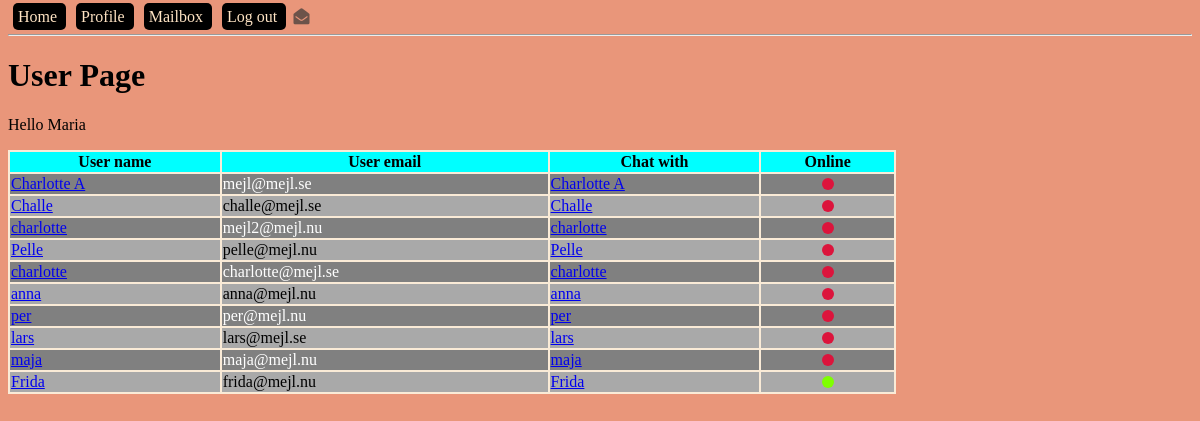
Page /profile (signed in) on the committed database.
### models.py (models this page shows, shortened)
class User(db.Model):
    id = db.Column(db.Integer, primary_key=True, autoincrement=True)
    name = db.Column(db.String(150))
    email = db.Column(db.String(150), unique=True) # Vill inte ha två användare med samma epost
    password = db.Column(db.String(100))
    admin = db.Column(db.BOOLEAN, default=False)
    online = db.Column(db.BOOLEAN, default=False)
    sent_messages = db.relationship('Message', backref='sender', lazy=True)
    recv_messages = db.relationship('Message', secondary=message_recv, lazy='subquery',
                                    backref=db.backref('receivers', lazy=True))

### blueprints/user/__init__.py (the view)
@bp_user.get('/profile')
@login_required # Begränsar åtkomst till profilen om man inte är inloggad
def user_get():
    users = get_all_but_current_user()
    return render_template("user.html", users=users)

### app.py (called while the page is built)
def create_app():
    app = Flask(__name__)
    app.config['SECRET_KEY'] = '123secret'
    app.config['SQLALCHEMY_TRACK_MODIFICATIONS'] = False
    app.config['SQLALCHEMY_DATABASE_URI'] = 'sqlite:///db.sqlite'
    db.init_app(app)
    login_manager = LoginManager()
    login_manager.init_app(app)
    @login_manager.user_loader
    def load_user(user_id):
        from models import User
        return User.query.filter_by(id=user_id).first()
    from blueprints.open import bp_open
    app.register_blueprint(bp_open)
    from blueprints.user import bp_user
    app.register_blueprint(bp_user)
    from blueprints.api import bp_api
    app.register_blueprint(bp_api, url_prefix='/api/v1.0')
    from blueprints.admin import bp_admin
    app.register_blueprint(bp_admin)
    from blueprints.ajax import bp_ajax
    app.register_blueprint(bp_ajax)
    return app

### controllers/user_controller.py (called while the page is built)
def get_all_but_current_user():
    from models import User
    user = current_user
    return User.query.filter(User.id != user.id).all()

### templates/user.html (shortened to what this page needs)
{% extends "base-template.html" %}
{% block content %}
    <h1 id="main-heading">User Page</h1>
    <p>Hello {{ current_user.name }}</p>
    <table>
    <tr>
        <th>User name</th>
        <th>User email</th>
        <th>Chat with</th>
        <th>Online</th>
    </tr>
        {% for user in users %}
            <tr>
                <td><a href="{{ url_for('bp_user.message_get', user_id=user.id) }}">{{ user.name }}</a></td>
                <td>{{ user.email }}</td>
                <td><a href="{{ url_for('bp_user.chat_get', user_id=user.id) }}">{{ user.name }}</a></td>
                <td class="center-content">
                    {% if user.online %}
                        <div class="circle online"></div>
                    {% else %}
                        <div class="circle offline"></div>
                    {% endif %}
                </td>
            </tr>
        {% endfor %}
    </table>
{% endblock %}

### static/css/main.css (style rules this page uses)
body { background-color: darksalmon; }
table { width: 75%; background-color: antiquewhite; }
th { background: aqua; }
tr:nth-child(odd) { background: darkgrey; }
tr:nth-child(even) { background: grey; color: white; }
.circle { margin: 0 auto; width: 12px; height: 12px; border-radius: 50%; }
.online { background: chartreuse; }
.offline { background: crimson; }

### rows in the picture
User: name "Maria"
User: name "Charlotte A", email "mejl@mejl.se"
User: name "Challe", email "challe@mejl.se"
User: name "charlotte", email "mejl2@mejl.nu"
User: name "Pelle", email "pelle@mejl.nu"
User: name "charlotte", email "charlotte@mejl.se"
User: name "anna", email "anna@mejl.nu"
User: name "per", email "per@mejl.nu"
User: name "lars", email "lars@mejl.se"
User: name "maja", email "maja@mejl.nu"
User: name "Frida", email "frida@mejl.nu", online True (drawn)
